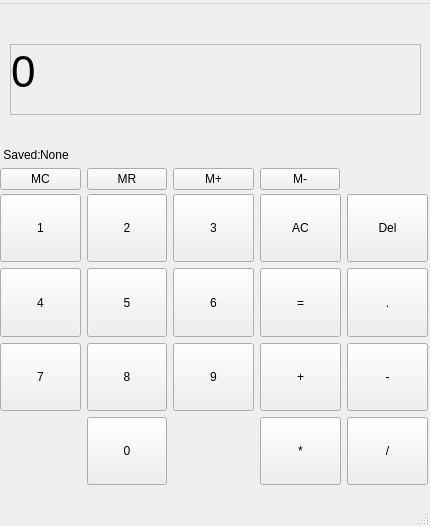
<?xml version="1.0" encoding="UTF-8"?>
<ui version="4.0">
 <class>MainWindow</class>
 <widget class="QMainWindow" name="MainWindow">
  <property name="geometry">
   <rect>
    <x>0</x>
    <y>0</y>
    <width>430</width>
    <height>526</height>
   </rect>
  </property>
  <property name="sizePolicy">
   <sizepolicy hsizetype="Fixed" vsizetype="Fixed">
    <horstretch>0</horstretch>
    <verstretch>0</verstretch>
   </sizepolicy>
  </property>
  <property name="minimumSize">
   <size>
    <width>430</width>
    <height>526</height>
   </size>
  </property>
  <property name="maximumSize">
   <size>
    <width>430</width>
    <height>526</height>
   </size>
  </property>
  <property name="windowTitle">
   <string>Бульбулятор</string>
  </property>
  <widget class="QWidget" name="centralwidget">
   <widget class="QWidget" name="gridLayoutWidget_2">
    <property name="geometry">
     <rect>
      <x>0</x>
      <y>190</y>
      <width>254</width>
      <height>291</height>
     </rect>
    </property>
    <layout class="QGridLayout" name="GL_numspace">
     <item row="2" column="1">
      <widget class="QPushButton" name="PB_8">
       <property name="sizePolicy">
        <sizepolicy hsizetype="Minimum" vsizetype="Expanding">
         <horstretch>0</horstretch>
         <verstretch>0</verstretch>
        </sizepolicy>
       </property>
       <property name="cursor">
        <cursorShape>PointingHandCursor</cursorShape>
       </property>
       <property name="text">
        <string>8</string>
       </property>
      </widget>
     </item>
     <item row="2" column="2">
      <widget class="QPushButton" name="PB_9">
       <property name="sizePolicy">
        <sizepolicy hsizetype="Minimum" vsizetype="Expanding">
         <horstretch>0</horstretch>
         <verstretch>0</verstretch>
        </sizepolicy>
       </property>
       <property name="cursor">
        <cursorShape>PointingHandCursor</cursorShape>
       </property>
       <property name="text">
        <string>9</string>
       </property>
      </widget>
     </item>
     <item row="2" column="0">
      <widget class="QPushButton" name="PB_7">
       <property name="sizePolicy">
        <sizepolicy hsizetype="Minimum" vsizetype="Expanding">
         <horstretch>0</horstretch>
         <verstretch>0</verstretch>
        </sizepolicy>
       </property>
       <property name="cursor">
        <cursorShape>PointingHandCursor</cursorShape>
       </property>
       <property name="text">
        <string>7</string>
       </property>
      </widget>
     </item>
     <item row="3" column="1">
      <widget class="QPushButton" name="PB_0">
       <property name="sizePolicy">
        <sizepolicy hsizetype="Minimum" vsizetype="Expanding">
         <horstretch>0</horstretch>
         <verstretch>0</verstretch>
        </sizepolicy>
       </property>
       <property name="cursor">
        <cursorShape>PointingHandCursor</cursorShape>
       </property>
       <property name="text">
        <string>0</string>
       </property>
      </widget>
     </item>
     <item row="0" column="2">
      <widget class="QPushButton" name="PB_3">
       <property name="sizePolicy">
        <sizepolicy hsizetype="Minimum" vsizetype="Expanding">
         <horstretch>0</horstretch>
         <verstretch>0</verstretch>
        </sizepolicy>
       </property>
       <property name="cursor">
        <cursorShape>PointingHandCursor</cursorShape>
       </property>
       <property name="text">
        <string>3</string>
       </property>
      </widget>
     </item>
     <item row="1" column="2">
      <widget class="QPushButton" name="PB_6">
       <property name="sizePolicy">
        <sizepolicy hsizetype="Minimum" vsizetype="Expanding">
         <horstretch>0</horstretch>
         <verstretch>0</verstretch>
        </sizepolicy>
       </property>
       <property name="cursor">
        <cursorShape>PointingHandCursor</cursorShape>
       </property>
       <property name="text">
        <string>6</string>
       </property>
      </widget>
     </item>
     <item row="1" column="1">
      <widget class="QPushButton" name="PB_5">
       <property name="sizePolicy">
        <sizepolicy hsizetype="Minimum" vsizetype="Expanding">
         <horstretch>0</horstretch>
         <verstretch>0</verstretch>
        </sizepolicy>
       </property>
       <property name="cursor">
        <cursorShape>PointingHandCursor</cursorShape>
       </property>
       <property name="text">
        <string>5</string>
       </property>
      </widget>
     </item>
     <item row="0" column="1">
      <widget class="QPushButton" name="PB_2">
       <property name="sizePolicy">
        <sizepolicy hsizetype="Minimum" vsizetype="Expanding">
         <horstretch>0</horstretch>
         <verstretch>0</verstretch>
        </sizepolicy>
       </property>
       <property name="cursor">
        <cursorShape>PointingHandCursor</cursorShape>
       </property>
       <property name="text">
        <string>2</string>
       </property>
      </widget>
     </item>
     <item row="1" column="0">
      <widget class="QPushButton" name="PB_4">
       <property name="sizePolicy">
        <sizepolicy hsizetype="Minimum" vsizetype="Expanding">
         <horstretch>0</horstretch>
         <verstretch>0</verstretch>
        </sizepolicy>
       </property>
       <property name="cursor">
        <cursorShape>PointingHandCursor</cursorShape>
       </property>
       <property name="text">
        <string>4</string>
       </property>
      </widget>
     </item>
     <item row="0" column="0">
      <widget class="QPushButton" name="PB_1">
       <property name="sizePolicy">
        <sizepolicy hsizetype="Minimum" vsizetype="Expanding">
         <horstretch>0</horstretch>
         <verstretch>0</verstretch>
        </sizepolicy>
       </property>
       <property name="cursor">
        <cursorShape>PointingHandCursor</cursorShape>
       </property>
       <property name="autoFillBackground">
        <bool>false</bool>
       </property>
       <property name="text">
        <string>1</string>
       </property>
       <property name="autoDefault">
        <bool>false</bool>
       </property>
       <property name="default">
        <bool>false</bool>
       </property>
       <property name="flat">
        <bool>false</bool>
       </property>
      </widget>
     </item>
    </layout>
   </widget>
   <widget class="QWidget" name="gridLayoutWidget">
    <property name="geometry">
     <rect>
      <x>260</x>
      <y>190</y>
      <width>168</width>
      <height>291</height>
     </rect>
    </property>
    <layout class="QGridLayout" name="GL_functions">
     <item row="2" column="0">
      <widget class="QPushButton" name="PB_plus">
       <property name="sizePolicy">
        <sizepolicy hsizetype="Minimum" vsizetype="Expanding">
         <horstretch>0</horstretch>
         <verstretch>0</verstretch>
        </sizepolicy>
       </property>
       <property name="cursor">
        <cursorShape>PointingHandCursor</cursorShape>
       </property>
       <property name="text">
        <string>+</string>
       </property>
      </widget>
     </item>
     <item row="3" column="1">
      <widget class="QPushButton" name="PB_dev">
       <property name="sizePolicy">
        <sizepolicy hsizetype="Minimum" vsizetype="Expanding">
         <horstretch>0</horstretch>
         <verstretch>0</verstretch>
        </sizepolicy>
       </property>
       <property name="cursor">
        <cursorShape>PointingHandCursor</cursorShape>
       </property>
       <property name="text">
        <string>/</string>
       </property>
      </widget>
     </item>
     <item row="2" column="1">
      <widget class="QPushButton" name="PB_minus">
       <property name="sizePolicy">
        <sizepolicy hsizetype="Minimum" vsizetype="Expanding">
         <horstretch>0</horstretch>
         <verstretch>0</verstretch>
        </sizepolicy>
       </property>
       <property name="cursor">
        <cursorShape>PointingHandCursor</cursorShape>
       </property>
       <property name="text">
        <string>-</string>
       </property>
      </widget>
     </item>
     <item row="3" column="0">
      <widget class="QPushButton" name="PB_mult">
       <property name="sizePolicy">
        <sizepolicy hsizetype="Minimum" vsizetype="Expanding">
         <horstretch>0</horstretch>
         <verstretch>0</verstretch>
        </sizepolicy>
       </property>
       <property name="cursor">
        <cursorShape>PointingHandCursor</cursorShape>
       </property>
       <property name="text">
        <string>*</string>
       </property>
      </widget>
     </item>
     <item row="0" column="0">
      <widget class="QPushButton" name="PB_ac">
       <property name="sizePolicy">
        <sizepolicy hsizetype="Minimum" vsizetype="Expanding">
         <horstretch>0</horstretch>
         <verstretch>0</verstretch>
        </sizepolicy>
       </property>
       <property name="cursor">
        <cursorShape>PointingHandCursor</cursorShape>
       </property>
       <property name="text">
        <string>AC</string>
       </property>
      </widget>
     </item>
     <item row="0" column="1">
      <widget class="QPushButton" name="PB_del">
       <property name="sizePolicy">
        <sizepolicy hsizetype="Minimum" vsizetype="Expanding">
         <horstretch>0</horstretch>
         <verstretch>0</verstretch>
        </sizepolicy>
       </property>
       <property name="cursor">
        <cursorShape>PointingHandCursor</cursorShape>
       </property>
       <property name="text">
        <string>Del</string>
       </property>
      </widget>
     </item>
     <item row="1" column="1">
      <widget class="QPushButton" name="PB_dot">
       <property name="sizePolicy">
        <sizepolicy hsizetype="Minimum" vsizetype="Expanding">
         <horstretch>0</horstretch>
         <verstretch>0</verstretch>
        </sizepolicy>
       </property>
       <property name="cursor">
        <cursorShape>PointingHandCursor</cursorShape>
       </property>
       <property name="text">
        <string>.</string>
       </property>
      </widget>
     </item>
     <item row="1" column="0">
      <widget class="QPushButton" name="PB_fin">
       <property name="sizePolicy">
        <sizepolicy hsizetype="Minimum" vsizetype="Expanding">
         <horstretch>0</horstretch>
         <verstretch>0</verstretch>
        </sizepolicy>
       </property>
       <property name="cursor">
        <cursorShape>PointingHandCursor</cursorShape>
       </property>
       <property name="text">
        <string>=</string>
       </property>
      </widget>
     </item>
    </layout>
   </widget>
   <widget class="QLabel" name="LB_answer">
    <property name="geometry">
     <rect>
      <x>10</x>
      <y>110</y>
      <width>411</width>
      <height>21</height>
     </rect>
    </property>
    <property name="font">
     <font>
      <family>Trebuchet MS</family>
     </font>
    </property>
    <property name="text">
     <string/>
    </property>
    <property name="alignment">
     <set>Qt::AlignRight|Qt::AlignTrailing|Qt::AlignVCenter</set>
    </property>
   </widget>
   <widget class="QScrollArea" name="SA_var">
    <property name="geometry">
     <rect>
      <x>10</x>
      <y>40</y>
      <width>411</width>
      <height>71</height>
     </rect>
    </property>
    <property name="layoutDirection">
     <enum>Qt::RightToLeft</enum>
    </property>
    <property name="verticalScrollBarPolicy">
     <enum>Qt::ScrollBarAsNeeded</enum>
    </property>
    <property name="horizontalScrollBarPolicy">
     <enum>Qt::ScrollBarAsNeeded</enum>
    </property>
    <property name="sizeAdjustPolicy">
     <enum>QAbstractScrollArea::AdjustIgnored</enum>
    </property>
    <property name="widgetResizable">
     <bool>true</bool>
    </property>
    <property name="alignment">
     <set>Qt::AlignRight|Qt::AlignTrailing|Qt::AlignVCenter</set>
    </property>
    <widget class="QWidget" name="SAWC_var">
     <property name="geometry">
      <rect>
       <x>0</x>
       <y>0</y>
       <width>409</width>
       <height>69</height>
      </rect>
     </property>
     <property name="sizePolicy">
      <sizepolicy hsizetype="Expanding" vsizetype="Preferred">
       <horstretch>0</horstretch>
       <verstretch>0</verstretch>
      </sizepolicy>
     </property>
     <property name="minimumSize">
      <size>
       <width>0</width>
       <height>0</height>
      </size>
     </property>
     <widget class="QLabel" name="LB_output">
      <property name="geometry">
       <rect>
        <x>0</x>
        <y>1</y>
        <width>411</width>
        <height>51</height>
       </rect>
      </property>
      <property name="sizePolicy">
       <sizepolicy hsizetype="Expanding" vsizetype="Expanding">
        <horstretch>0</horstretch>
        <verstretch>0</verstretch>
       </sizepolicy>
      </property>
      <property name="minimumSize">
       <size>
        <width>0</width>
        <height>0</height>
       </size>
      </property>
      <property name="maximumSize">
       <size>
        <width>10244</width>
        <height>96</height>
       </size>
      </property>
      <property name="font">
       <font>
        <family>MS Sans Serif</family>
        <pointsize>33</pointsize>
        <italic>false</italic>
        <bold>false</bold>
        <underline>false</underline>
        <stylestrategy>PreferDefault</stylestrategy>
        <kerning>true</kerning>
       </font>
      </property>
      <property name="layoutDirection">
       <enum>Qt::LeftToRight</enum>
      </property>
      <property name="text">
       <string>0</string>
      </property>
      <property name="scaledContents">
       <bool>false</bool>
      </property>
      <property name="alignment">
       <set>Qt::AlignLeading|Qt::AlignLeft|Qt::AlignVCenter</set>
      </property>
      <property name="wordWrap">
       <bool>false</bool>
      </property>
     </widget>
    </widget>
   </widget>
   <widget class="QWidget" name="horizontalLayoutWidget">
    <property name="geometry">
     <rect>
      <x>0</x>
      <y>160</y>
      <width>340</width>
      <height>31</height>
     </rect>
    </property>
    <layout class="QHBoxLayout" name="GL_memory">
     <item>
      <widget class="QPushButton" name="PB_mc">
       <property name="sizePolicy">
        <sizepolicy hsizetype="Minimum" vsizetype="Fixed">
         <horstretch>0</horstretch>
         <verstretch>0</verstretch>
        </sizepolicy>
       </property>
       <property name="text">
        <string>MC</string>
       </property>
      </widget>
     </item>
     <item>
      <widget class="QPushButton" name="PB_mr">
       <property name="text">
        <string>MR</string>
       </property>
      </widget>
     </item>
     <item>
      <widget class="QPushButton" name="PB_Mplus">
       <property name="text">
        <string>M+</string>
       </property>
      </widget>
     </item>
     <item>
      <widget class="QPushButton" name="PB_Mminus">
       <property name="text">
        <string>M-</string>
       </property>
      </widget>
     </item>
    </layout>
   </widget>
   <widget class="QLabel" name="LB_tSaved">
    <property name="enabled">
     <bool>true</bool>
    </property>
    <property name="geometry">
     <rect>
      <x>0</x>
      <y>140</y>
      <width>41</width>
      <height>21</height>
     </rect>
    </property>
    <property name="text">
     <string> Saved: </string>
    </property>
   </widget>
   <widget class="QLabel" name="LB_mAns">
    <property name="enabled">
     <bool>true</bool>
    </property>
    <property name="geometry">
     <rect>
      <x>40</x>
      <y>140</y>
      <width>211</width>
      <height>21</height>
     </rect>
    </property>
    <property name="text">
     <string>None</string>
    </property>
   </widget>
  </widget>
  <widget class="QMenuBar" name="menubar">
   <property name="geometry">
    <rect>
     <x>0</x>
     <y>0</y>
     <width>430</width>
     <height>21</height>
    </rect>
   </property>
   <widget class="QMenu" name="menu">
    <property name="title">
     <string/>
    </property>
   </widget>
   <addaction name="menu"/>
  </widget>
  <widget class="QStatusBar" name="statusbar"/>
 </widget>
 <resources/>
 <connections/>
</ui>
